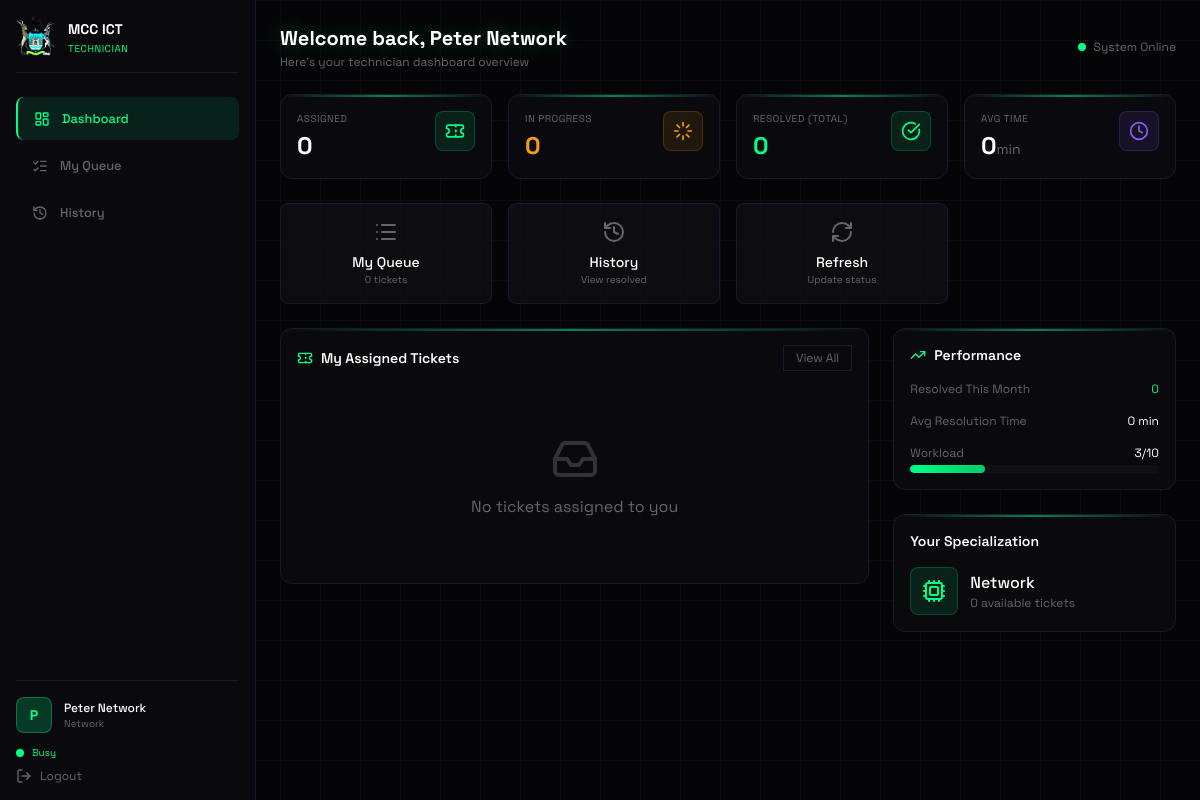
Before: /technician/dashboard.php (signed in) with the older database file.
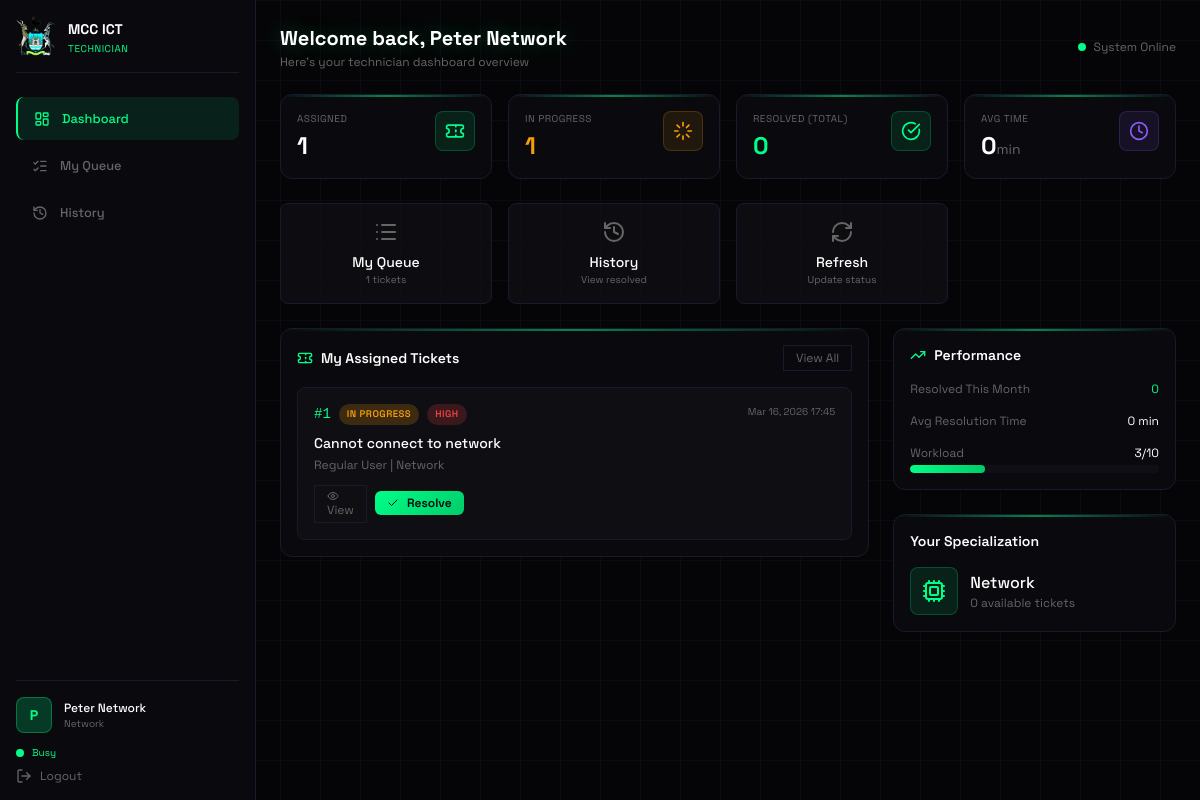
After: the same page with the newer database file.
### tables this page shows
CREATE TABLE tickets (
    id INT AUTO_INCREMENT PRIMARY KEY,
    title VARCHAR(200) NOT NULL,
    description TEXT NOT NULL,
    department VARCHAR(100) NOT NULL,
    category ENUM('network', 'hardware', 'software', 'login') NOT NULL,
    priority ENUM('high', 'medium', 'low') NOT NULL,
    status ENUM('open', 'in_progress', 'resolved', 'closed') DEFAULT 'open',
    created_by INT NOT NULL,
    assigned_to INT NULL,
    created_at TIMESTAMP DEFAULT CURRENT_TIMESTAMP,
    updated_at TIMESTAMP DEFAULT CURRENT_TIMESTAMP ON UPDATE CURRENT_TIMESTAMP,
    FOREIGN KEY (created_by) REFERENCES users(id),
    FOREIGN KEY (assigned_to) REFERENCES technicians(id)
);

CREATE TABLE users (
    id INT AUTO_INCREMENT PRIMARY KEY,
    name VARCHAR(100) NOT NULL,
    email VARCHAR(100) UNIQUE NOT NULL,
    password VARCHAR(255) NOT NULL,
    role ENUM('admin', 'technician', 'user') NOT NULL,
    department VARCHAR(100) NOT NULL,
    created_at TIMESTAMP DEFAULT CURRENT_TIMESTAMP,
    updated_at TIMESTAMP DEFAULT CURRENT_TIMESTAMP ON UPDATE CURRENT_TIMESTAMP
);

### config/auth_helper.php (called while the page is built, shortened)
<?php
function formatDate($date) {
    $timestamp = strtotime($date);
    return date('M j, Y H:i', $timestamp);
}
function timeAgo($datetime) {
    $time = strtotime($datetime);
    $now = time();
    $diff = $now - $time;
    if ($diff < 60) {
        return 'Just now';
    } elseif ($diff < 3600) {
        return floor($diff / 60) . ' minutes ago';
    } elseif ($diff < 86400) {
        return floor($diff / 3600) . ' hours ago';
    } elseif ($diff < 604800) {
        return floor($diff / 86400) . ' days ago';
    } else {
        return formatDate($datetime);
    }
}
?>

### technician/dashboard.php (the view, shortened to what the changed rows need)
<?php
require_once '../config/auth_helper.php';
$database = new Database();
$conn = $database->getConnection();
$user_id = $_SESSION['user_id'];
$technician = $conn->query("SELECT * FROM technicians WHERE user_id = $user_id")->fetch_assoc();
$tech_id = $technician['id'];
$tech_id_safe = $tech_id > 0 ? $tech_id : 0;
$stats = [
    'total' => $conn->query("SELECT COUNT(*) as c FROM tickets WHERE assigned_to = $tech_id_safe")->fetch_assoc()['c'] ?? 0,
    'open' => $conn->query("SELECT COUNT(*) as c FROM tickets WHERE assigned_to = $tech_id_safe AND status = 'open'")->fetch_assoc()['c'] ?? 0,
    'in_progress' => $conn->query("SELECT COUNT(*) as c FROM tickets WHERE assigned_to = $tech_id_safe AND status = 'in_progress'")->fetch_assoc()['c'] ?? 0,
    'resolved' => $conn->query("SELECT COUNT(*) as c FROM tickets WHERE assigned_to = $tech_id_safe AND status = 'resolved'")->fetch_assoc()['c'] ?? 0,
    'total_resolved' => $conn->query("SELECT COUNT(*) as c FROM fault_history WHERE resolved_by = $tech_id_safe")->fetch_assoc()['c'] ?? 0,
    'avg_time' => $conn->query("SELECT AVG(time_to_resolve) as avg FROM fault_history WHERE resolved_by = $tech_id_safe")->fetch_assoc()['avg'] ?? 0,
];
$my_tickets_query = $tech_id > 0
    ? "SELECT t.*, u.name as created_by_name
       FROM tickets t
       LEFT JOIN users u ON t.created_by = u.id
       WHERE t.assigned_to = $tech_id
       ORDER BY
           CASE WHEN t.priority = 'high' THEN 1
                WHEN t.priority = 'medium' THEN 2
                ELSE 3 END,
           CASE WHEN t.status = 'in_progress' THEN 1
                WHEN t.status = 'open' THEN 2
                ELSE 3 END,
           t.created_at DESC
       LIMIT 8"
    : "SELECT t.*, u.name as created_by_name
       FROM tickets t
       LEFT JOIN users u ON t.created_by = u.id
       WHERE 1=0 LIMIT 0";
$my_tickets = $conn->query($my_tickets_query);
?>
<!DOCTYPE html>
<html lang="en">
<head>
    <script src="https://cdn.tailwindcss.com"></script>
</head>
<body class="min-h-screen grid-bg">
    <div class="flex">
        <main class="ml-64 flex-1 p-6 h-screen overflow-y-auto">
            <header class="flex items-center justify-between mb-6">
                <div>
                    <h1 class="text-xl font-bold text-white glow-text">Welcome back, <?php echo htmlspecialchars($_SESSION['user_name']); ?></h1>
                </div>
            </header>
            <div class="grid grid-cols-2 lg:grid-cols-4 gap-4 mb-6">
                <div class="cyber-card p-4">
                    <div class="flex items-start justify-between">
                        <div>
                            <p class="text-[10px] text-[#666] uppercase tracking-wider mb-1">Assigned</p>
                            <p class="text-2xl font-bold text-white"><?php echo $stats['total']; ?></p>
                        </div>
                    </div>
                </div>
                <div class="cyber-card p-4">
                    <div class="flex items-start justify-between">
                        <div>
                            <p class="text-[10px] text-[#666] uppercase tracking-wider mb-1">In Progress</p>
                            <p class="text-2xl font-bold text-[#f59e0b]"><?php echo $stats['in_progress']; ?></p>
                        </div>
                    </div>
                </div>
            </div>
            <div class="grid grid-cols-4 gap-4 mb-6">
                <a href="technician_queue.php" class="quick-action">
                    <i data-lucide="list" class="w-6 h-6 action-icon mb-2 mx-auto"></i>
                    <p class="text-sm text-white font-medium">My Queue</p>
                    <p class="text-[10px] text-[#666]"><?php echo $stats['in_progress'] + $stats['open']; ?> tickets</p>
                </a>
            </div>
            <div class="grid grid-cols-3 gap-6">
                <div class="col-span-2">
                    <div class="cyber-card p-4">
                        <div class="flex items-center justify-between mb-4">
                            <h2 class="text-sm font-semibold text-white flex items-center gap-2">
                                <i data-lucide="ticket" class="w-4 h-4 text-[#00ff88]"></i>
                                My Assigned Tickets
                            </h2>
                        </div>
                        <?php if ($my_tickets && $my_tickets->num_rows > 0): ?>
                            <div class="space-y-3">
                                <?php while ($ticket = $my_tickets->fetch_assoc()): ?>
                                    <div class="ticket-card">
                                        <div class="flex items-start justify-between mb-2">
                                            <div class="flex items-center gap-2">
                                                <span class="text-[#00ff88] font-mono text-sm">#<?php echo $ticket['id']; ?></span>
                                                <span class="badge badge-<?php echo $ticket['status']; ?>"><?php echo ucfirst(str_replace('_', ' ', $ticket['status'])); ?></span>
                                                <span class="badge badge-<?php echo $ticket['priority']; ?>"><?php echo ucfirst($ticket['priority']); ?></span>
                                            </div>
                                            <span class="text-[10px] text-[#666]"><?php echo timeAgo($ticket['created_at']); ?></span>
                                        </div>
                                        <h3 class="text-white font-medium text-sm mb-1"><?php echo htmlspecialchars($ticket['title']); ?></h3>
                                        <p class="text-xs text-[#666] mb-3">
                                            <?php echo htmlspecialchars($ticket['created_by_name']); ?> |
                                            <span class="capitalize"><?php echo $ticket['category']; ?></span>
                                        </p>
                                        <div class="flex items-center gap-2">
                                            <a href="ticket_detail.php?id=<?php echo $ticket['id']; ?>" class="cyber-btn-secondary px-3 py-1 text-xs">
                                                <i data-lucide="eye" class="w-3 h-3"></i>
                                                View
                                            </a>
                                            <?php if ($ticket['status'] == 'open'): ?>
                                                <form method="POST" action="technician_update.php" class="inline">
                                                    <input type="hidden" name="action" value="update_status">
                                                    <input type="hidden" name="ticket_id" value="<?php echo $ticket['id']; ?>">
                                                    <input type="hidden" name="new_status" value="in_progress">
                                                    <button type="submit" class="cyber-btn px-3 py-1 text-xs">
                                                        <i data-lucide="play" class="w-3 h-3"></i>
                                                        Start
                                                    </button>
                                                </form>
                                            <?php elseif ($ticket['status'] == 'in_progress'): ?>
                                                <form method="POST" action="technician_update.php" class="inline">
                                                    <button type="submit" class="cyber-btn px-3 py-1 text-xs">
                                                        <i data-lucide="check" class="w-3 h-3"></i>
                                                        Resolve
                                                    </button>
                                                </form>
                                            <?php endif; ?>
                                        </div>
                                    </div>
                                <?php endwhile; ?>
                            </div>
                        <?php else: ?>
                            <div class="text-center py-12">
                                <i data-lucide="inbox" class="w-12 h-12 text-[#333] mx-auto mb-3"></i>
                                <p class="text-[#666]">No tickets assigned to you</p>
                            </div>
                        <?php endif; ?>
                    </div>
                </div>
            </div>
        </main>
    </div>
</body>
</html>

Changed rows visible on the page:
now on this page (row edited): tickets: id "1", status "IN PROGRESS", priority "HIGH", created_at "Mar 16, 2026 17:45", title "Cannot connect to network", created_by.name "Regular User", category "Network"
Other visible differences:
$stats['total']: "0" → "1"
$stats['in_progress']: "0" → "1"
$stats['in_progress'] + $stats['open']: "0" → "1"
text no longer shown: "No tickets assigned to you"
